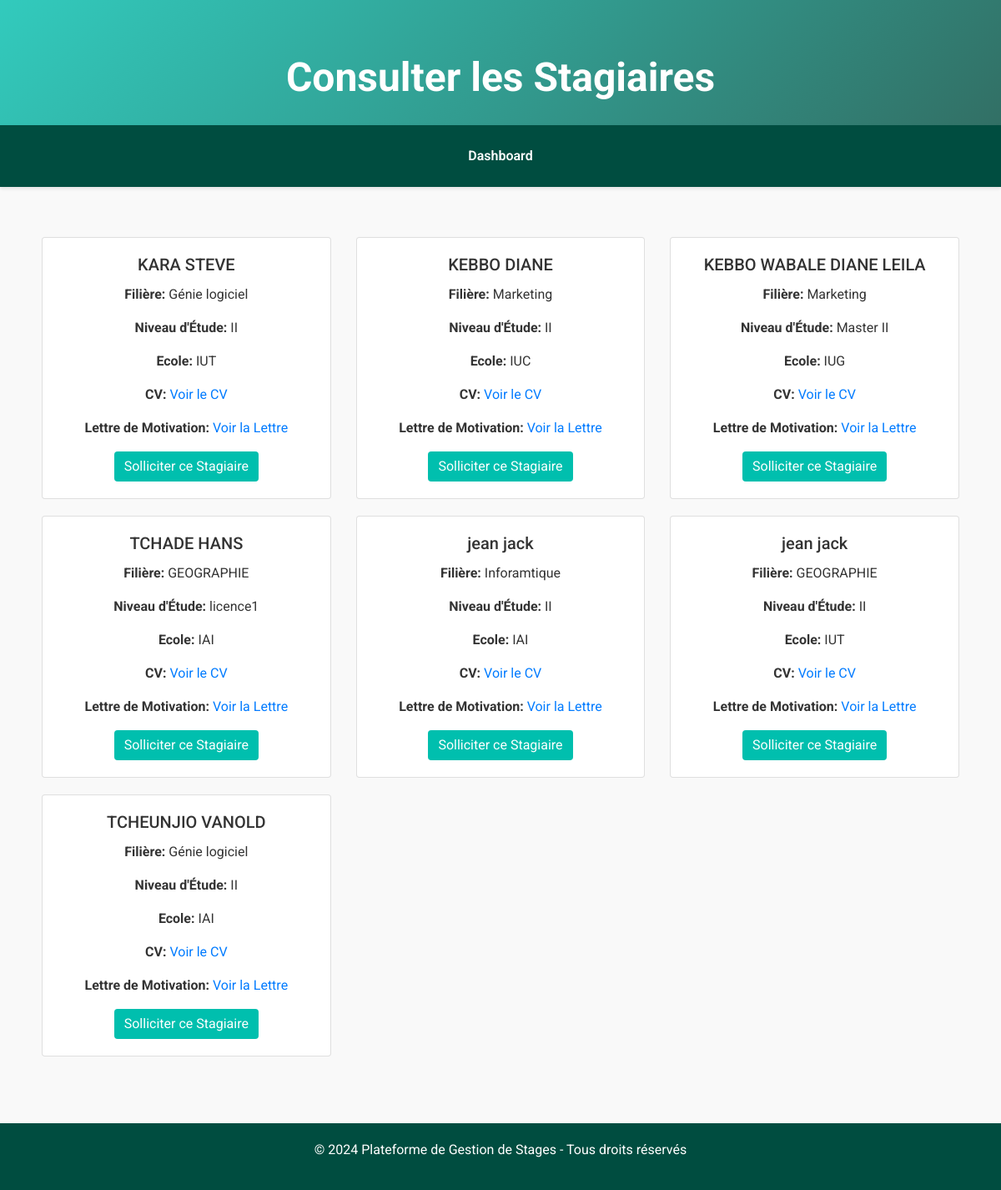
The app's page /profil_etudiant.php with its own data.
### tables this page shows
CREATE TABLE `etudiants` (
  `etudiant_id` int(11) NOT NULL,
  `nom` varchar(100) NOT NULL,
  `prenom` varchar(100) NOT NULL,
  `email` varchar(100) NOT NULL,
  `mot_de_passe` varchar(255) NOT NULL,
  `niveau_etude` varchar(100) DEFAULT NULL,
  `filiere` varchar(100) DEFAULT NULL,
  `cv` varchar(255) DEFAULT NULL,
  `lettre_motivation` varchar(255) DEFAULT NULL,
  `date_creation` timestamp NOT NULL DEFAULT current_timestamp(),
  `ecole` varchar(30) DEFAULT NULL
);

### profil_etudiant.php (the view, shortened to what this page needs)
<?php
$servername = "localhost";
$username = "root";
$password = "";
$dbname = "gestion_stages_sodecoton";
$conn = new mysqli($servername, $username, $password, $dbname);
$query = "SELECT etudiant_id, nom, prenom, filiere, ecole, niveau_etude, cv, lettre_motivation FROM Etudiants";
$result = $conn->query($query);
$stagiaires = [];
if ($result->num_rows > 0) {
    while ($row = $result->fetch_assoc()) {
        $stagiaires[] = $row;
    }
}
?>
<!DOCTYPE html>
<html lang="fr">
<head>
    <link rel="stylesheet" href="https://stackpath.bootstrapcdn.com/bootstrap/4.5.2/css/bootstrap.min.css">
    <link rel="stylesheet" href="https://cdnjs.cloudflare.com/ajax/libs/font-awesome/5.15.3/css/all.min.css">
</head>
<body>
    <header class="header">
        <h1>Consulter les Stagiaires</h1>
    </header>
    <nav class="nav">
        <a href="dashboard_tuteur.php">Dashboard</a>
    </nav>
    <div class="container">
        <?php if (!empty($stagiaires)): ?>
            <div class="row">
                <?php foreach ($stagiaires as $stagiaire): ?>
                    <div class="col-md-4">
                        <div class="card">
                            <div class="card-body">
                                <h5 class="card-title"><?php echo htmlspecialchars($stagiaire['nom']) . ' ' . htmlspecialchars($stagiaire['prenom']); ?></h5>
                                <p class="card-text"><strong>Filière:</strong> <?php echo htmlspecialchars($stagiaire['filiere']); ?></p>
                                <p class="card-text"><strong>Niveau d'Étude:</strong> <?php echo htmlspecialchars($stagiaire['niveau_etude']); ?></p>
                                <p class="card-text"><strong>Ecole:</strong> <?php echo htmlspecialchars($stagiaire['ecole']); ?></p>
                                <p class="card-text"><strong>CV:</strong> <a href="../../views/etudiant/<?php echo htmlspecialchars($stagiaire['cv']); ?>" target="_blank">Voir le CV</a></p>
                                <p class="card-text"><strong>Lettre de Motivation:</strong> <a href="../../views/etudiant/<?php echo htmlspecialchars($stagiaire['lettre_motivation']); ?>" target="_blank">Voir la Lettre</a></p>
                                <form action="" method="post">
                                    <button type="submit" class="btn btn-solliciter">Solliciter ce Stagiaire</button>
                                </form>
                            </div>
                        </div>
                    </div>
                <?php endforeach; ?>
            </div>
        <?php else: ?>
            <p>Aucun stagiaire disponible.</p>
        <?php endif; ?>
    </div>
    <footer class="footer">
        <p>&copy; 2024 Plateforme de Gestion de Stages - Tous droits réservés</p>
    </footer>
</body>
</html>

### profil_etudiant.php (style rules this page uses)
html, body { height: 100%; margin: 0; }
body { font-family: 'Roboto', sans-serif; background-color: #f9f9f9; color: #333; display: flex; flex-direction: column; }
.header { position: relative; background: linear-gradient(135deg, rgba(0, 191, 174, 0.8), rgba(0, 77, 64, 0.8)); color: #fff; padding: 4em 2em; text-align: center; box-shadow: 0 4px 8px rgba(0, 0, 0, 0.1); height: 150px; }
.header h1 { margin: 0; font-size: 3em; font-weight: 700; }
.nav { display: flex; justify-content: center; background: #004d40; box-shadow: 0 2px 4px rgba(0, 0, 0, 0.1); padding: 10px 0; position: sticky; top: 0; z-index: 1; }
.nav a { color: #fff; padding: 15px 20px; text-decoration: none; font-weight: 600; }
.container { flex: 1; padding: 60px 20px; text-align: center; }
.card { margin-bottom: 20px; transition: transform 0.2s; }
.footer { background: #004d40; color: #fff; padding: 20px; text-align: center; }
.btn-solliciter { background-color: #00bfae; color: #fff; border: none; }

### records on screen
etudiants: nom "KARA", prenom "STEVE", filiere "Génie logiciel", niveau_etude "II", ecole "IUT"
etudiants: nom "KEBBO", prenom "DIANE", filiere "Marketing", niveau_etude "II", ecole "IUC"
etudiants: nom "KEBBO WABALE", prenom "DIANE LEILA", filiere "Marketing", niveau_etude "Master II", ecole "IUG"
etudiants: nom "TCHADE", prenom "HANS", filiere "GEOGRAPHIE", niveau_etude "licence1", ecole "IAI"
etudiants: nom "jean", prenom "jack", filiere "Inforamtique", niveau_etude "II", ecole "IAI"
etudiants: nom "jean", prenom "jack", filiere "GEOGRAPHIE", niveau_etude "II", ecole "IUT"
etudiants: nom "TCHEUNJIO", prenom "VANOLD", filiere "Génie logiciel", niveau_etude "II", ecole "IAI"
